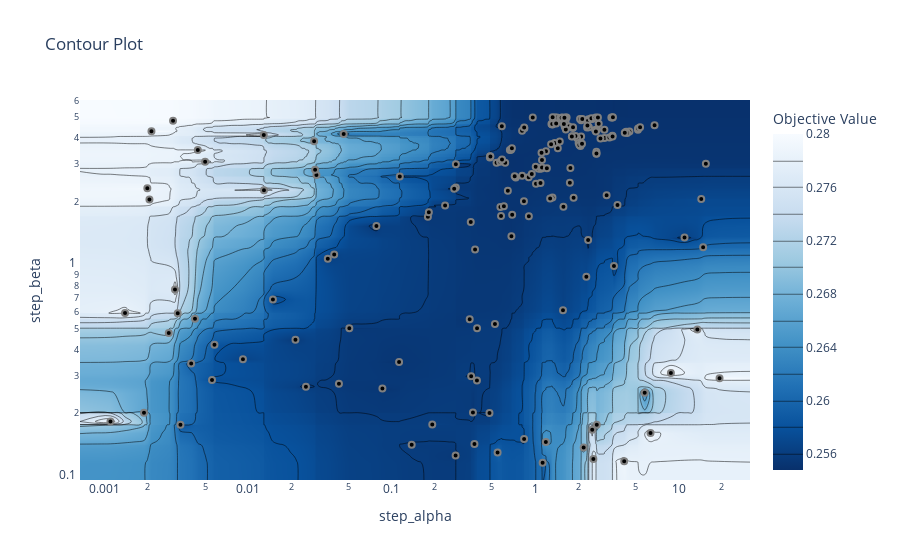

Write notebook code for a chart like this one.
### Code cell
plot_contour(studies[300], params=['step_alpha', 'step_beta'], target=my_clipper)

### Figure 1 — Plotly figure (JSON) as saved in the notebook; plotly's stock layout.template omitted (floating-point values rounded to 4 significant figures; data arrays with more than 128 entries replaced by an {"elided": "..."} marker saying what was removed)
{"data": [{"colorbar": {"title": {"text": "Objective Value"}}, "colorscale": [[0, "rgb(247,251,255)"], [0.125, "rgb(222,235,247)"], [0.25, "rgb(198,219,239)"], [0.375, "rgb(158,202,225)"], [0.5, "rgb(107,174,214)"], [0.625, "rgb(66,146,198)"], [0.75, "rgb(33,113,181)"], [0.875, "rgb(8,81,156)"], [1, "rgb(8,48,107)"]], "connectgaps": true, "contours": {"coloring": "heatmap"}, "hoverinfo": "none", "line": {"smoothing": 1.3}, "reversescale": true, "type": "contour", "x": {"elided": "202 float values"}, "y": {"elided": "202 float values"}, "z": {"elided": "202x202 float values"}}, {"marker": {"color": "black", "line": {"color": "Grey", "width": 2}}, "mode": "markers", "showlegend": false, "type": "scatter", "x": {"elided": "200 float values"}, "y": {"elided": "200 float values"}}], "layout": {"title": {"text": "Contour Plot"}, "xaxis": {"range": [-3.173, 1.498], "title": {"text": "step_alpha"}, "type": "log"}, "yaxis": {"range": [-1.014, 0.7801], "title": {"text": "step_beta"}, "type": "log"}}}
